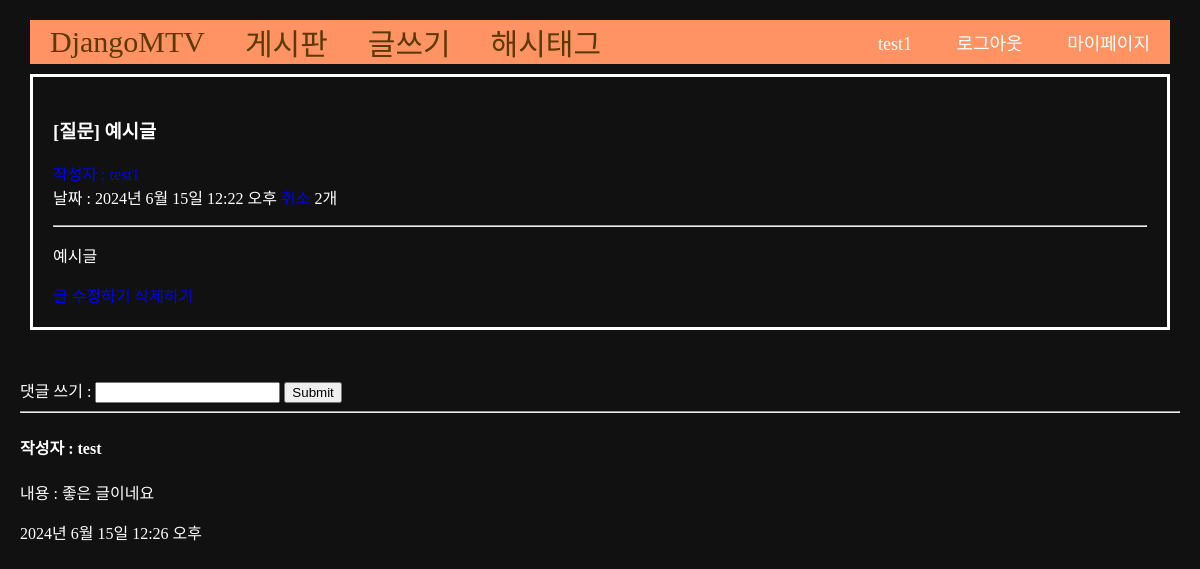
/34 (signed in), run on the app's committed database.
### main/models.py (models this page shows, shortened)
class Post(models.Model):
    title = models.CharField(max_length=50)
    writer = models.ForeignKey(User, null=False, blank=False, on_delete=models.CASCADE)
    post_type = models.CharField(max_length=50, null=True)
    image = models.ImageField(upload_to="post/", blank=True, null=True)
    body = models.TextField()
    pub_date = models.DateTimeField()
    tag = models.ManyToManyField(Tag, related_name='post', blank=True)
    like = models.ManyToManyField(User, related_name='likes', blank=True)
    like_count = models.PositiveIntegerField(default=0)

class Comment(models.Model):
    content = models.TextField()
    pub_date = models.DateTimeField()
    writer = models.ForeignKey(User, null=False, blank=False, on_delete=models.CASCADE)
    post = models.ForeignKey(Post, null=False, blank=False, on_delete=models.CASCADE)
    tag = models.ManyToManyField(Tag, related_name='comment', blank=True)

### main/views.py (the view, shortened to what this page needs)
# urls.py: path('<int:id>', detail, name="detail"),
def detail(request, id):
    post = get_object_or_404(Post, pk=id)
    if request.method == 'GET':
        comments = Comment.objects.filter(post=post)
        return render(request, 'main/detail.html', {'post':post, 'comments':comments})

### main/templates/main/detail.html (shortened to what this page needs)
{% extends 'base.html' %}
{% load static %}
{% block content %}
<div class="contain">
    <h3>{% if post.post_type == "Q" %}
            [질문]
        {% elif post.post_type == "A" %}
            [답변]
        {% else %}
            [기타]
        {% endif %}
        {{ post.title }}
    </h3>
    <a href="{% url 'users:mypage' post.writer.id %}">작성자 : {{post.writer}}</a>
    <br>
    날짜 : {{ post.pub_date }}
    <a href="{% url 'main:likes' post.id %}">
    </a>
    {{post.like_count}}개
    <hr/>
    <p>{{ post.body }}</p>
    {% if post.writer == user %}
        <a href="{% url 'main:edit' post.id %}">글 수정하기</a>
        <a href="{% url 'main:delete' post.id %}">삭제하기</a>
    {% endif %}
</div>
<br>
<div class="comment_container">
    <div class="comment_form">
        <form action="{% url 'main:detail' post.id %}" method="POST">
            댓글 쓰기 : <input type="text" name="content">
            <input type="submit" name="submit">
        </form>
    </div>
    <div class="comment_list">
        {% for comment in comments %}
        <hr>
        <h4>작성자 : {{comment.writer}}</h4>
        <p>내용 : {{comment.content}}</p>
        <p>{{comment.pub_date}}</p>
        {% endfor %}
    </div>
</div>
{% endblock %}

### project/templates/shared/_navbar.html
<nav class="navbar-container">
    <a class="navbar-link" href="{% url 'main:mainpage' %}">DjangoMTV</a>
    <a class="navbar-link" href="{% url 'main:secondpage' %}">게시판</a>
    <a class="navbar-link" href="{% url 'main:new-post' %}">글쓰기</a>
    <a class="navbar-link" href="{% url 'main:tag-list' %}">해시태그</a>
    <div class="nav-right">
        {% if user.is_authenticated %}
        <ul class="nav-link-account">
            <li class="nave-link-user">{{user.username}}</li>
            <li><a href="{% url 'accounts:logout' %}">로그아웃</a></li>
            <li><a href="{% url 'users:mypage' user.id %}">마이페이지</a></li>
        </ul>
        {% else %}
        <ul class="nav-link-account">
            <li><a href="{% url 'accounts:login' %}">로그인</a></li>
            <li><a href="{% url 'accounts:signup' %}">회원가입</a></li>
        </ul>
        {% endif %}
    </div>
</nav>

### project/static/css/project.css (style rules this page uses)
a { text-decoration: none; }
.body-container { background-color: #000000; color: #fff; margin: 20px; }
.navbar-container { display: flex; align-items: center; padding-left: 20px; gap: 40px; background-color: #ff7300; font-size: 6px; margin: 10px; }
.navbar-link { color: #ffffff; font-size: 30px; }
.contain { border: 3px solid #fff; padding: 20px; margin: 10px; }

### project/templates/base.html (style rules this page uses)
a { text-decoration: none; }
.body-container { background-color: #111; color: #fff; margin: 20px; }
.navbar-container { display: flex; align-items: center; padding-left: 20px; gap: 40px; background-color: #FF9364; font-size: 18px; }
.navbar-link { color: #5c3900; font-size: 30px; }
.nav-right { margin-left: auto; }
.nav-link-account { list-style-type: none; margin: 0; padding: 0; }
.nav-link-account li { display: inline; padding: 10px 20px; text-decoration: none; }
.nav-link-account li a { color: white; text-decoration: none; }

### data on the page
Post: title "예시글", pub_date "2024년 6월 15일 12:22 오후", like_count "2", body "예시글"
Comment: writer "test", content "좋은 글이네요", pub_date "2024년 6월 15일 12:26 오후"

### other printed values
{{ user.username }} "test1"
